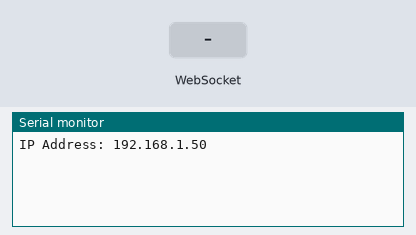
This program was run on a simulated ESP32. Parts: the last lines printed to the serial monitor. Inputs (shaded band) come from the test bench. WiFi joins after 1.5 s; servers stay silent unless stated.

Above: at 2.7 s.
2.8 s: WebSocket text "1" received
At 3.6 s:
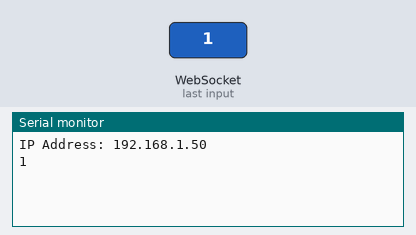
4.3 s: WebSocket text "0" received
At 4.7 s:
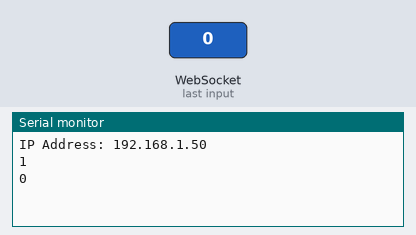

Measured:
- after the input at 2.8 s, the serial monitor: prints a new line at once (image 1)
- after the input at 4.3 s, the serial monitor: prints a new line at once (image 2)

The program:

main.cpp
```cpp
#include <Arduino.h>
#include <ArduinoJson.h>
#include <Adafruit_Sensor.h>
#include <DHT.h>
#ifdef ESP32
#include <WiFi.h>
#include <LittleFS.h>
#include <AsyncTCP.h>
#elif defined(ESP8266)
#include <ESP8266WiFi.h>
#include <ESPAsyncTCP.h>
#endif
#include <ESPAsyncWebServer.h>
#include <WiFiClientSecure.h>

const char* ssid = "Christ";
const char* password = "1234ABCD";

const char* PARAM_MESSAGE = "message";

AsyncWebServer server(80);
AsyncWebSocket ws("/ws");

void onWsEvent(AsyncWebSocket * server, AsyncWebSocketClient * client, AwsEventType type, void * arg, uint8_t *data, size_t len){
  if(type == WS_EVT_DATA)
  {
    AwsFrameInfo * info = (AwsFrameInfo*)arg;
    String msg = "";
    if(info->final && info->index == 0 && info->len == len)
    {
      if(info->opcode == WS_TEXT){
        for(size_t i=0; i < info->len; i++) {
          msg += (char) data[i];
        }
      }

      Serial.printf("%s\n",msg.c_str());
    }
  }
}

void notFound(AsyncWebServerRequest *request) {
    request->send(404, "text/plain", "Not found");
}

void setup() {

    Serial.begin(115200);
    WiFi.mode(WIFI_STA);
    WiFi.begin(ssid, password);
    if (WiFi.waitForConnectResult() != WL_CONNECTED) {
        Serial.printf("WiFi Failed!\n");
        return;
    }

    Serial.print("IP Address: ");
    Serial.println(WiFi.localIP());

    server.on("/", HTTP_GET, [](AsyncWebServerRequest *request){
        request->send(200, "text/html", "<!DOCTYPE html><body><h1>Salut c'est cool</h1><p>Hello World</p></body></html>");
    });

    // Send a GET request to <IP>/get?message=<message>
    server.on("/get", HTTP_GET, [] (AsyncWebServerRequest *request) {
        String message;
        if (request->hasParam(PARAM_MESSAGE)) {
            message = request->getParam(PARAM_MESSAGE)->value();
        } else {
            message = "No message sent";
        }
        request->send(200, "text/plain", "Hello, GET: " + message);
    });

    // Send a POST request to <IP>/post with a form field message set to <message>
    server.on("/post", HTTP_POST, [](AsyncWebServerRequest *request){
        String message;
        if (request->hasParam(PARAM_MESSAGE, true)) {
            message = request->getParam(PARAM_MESSAGE, true)->value();
        } else {
            message = "No message sent";
        }
        request->send(200, "text/plain", "Hello, POST: " + message);
    });

    server.onNotFound(notFound);
    ws.onEvent(onWsEvent);
    server.addHandler(&ws);
    server.begin();
}

void loop() {
  ws.textAll("Salut");
  delay(1000);
}
```
